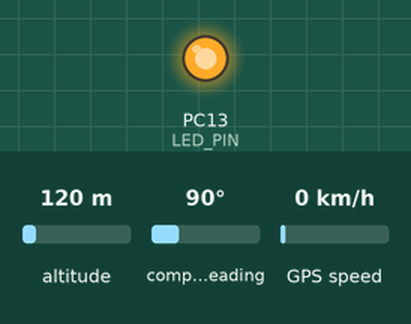
A sketch run on a simulated STM32 Blue Pill. Shown: output pins drawn as LEDs (lit = HIGH). The test bench sets the inputs (shaded band); at power-on: altitude 120 m, compass heading 90°, GPS speed 0 km/h. The GPS gets a fix after 3 s at 37.7749, -122.4194 with 8 satellites.

Above: at 0.1 s.
At 3.1 s:
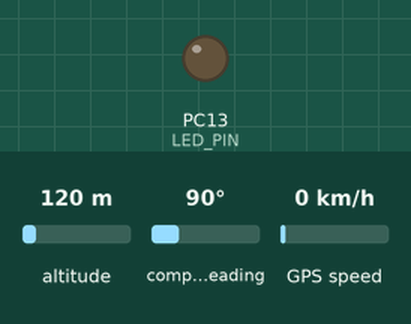
Timing chart, 0 to 4.6 s (numbered marks = the images above):
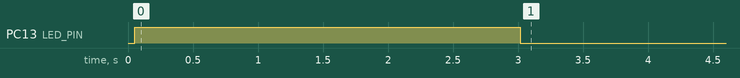

The sketch:

UartToI2c.ino
```cpp
#include <TinyGPSPlus.h>
#include <Wire.h>
#include "uniondef.h"

#define Address 0x03
#define GpsBAUD 57600
#define LED_PIN PC13

HardwareSerial gpsSerial(PA3, PA2);
HardwareSerial debugUART(PA12, PA11);

byte dat[128] = {0};
uint8_t reg_to_read = 0;
TinyGPSPlus gps;
uint32Union_t x;

unsigned long start_time;
unsigned long updateTime;
unsigned long current_time;

void setup()
{
  debugUART.begin(57600);
  gpsSerial.begin(GpsBAUD);
  pinMode(LED_PIN, OUTPUT);
  Wire.setSDA(PB7);
  Wire.setSCL(PB6);
  Wire.begin(Address);
  Wire.onReceive(receiveEvent);
  Wire.onRequest(requestEvent);

  updateTime = 50; // after 10 ms trigger the event
  current_time = millis();
  start_time = current_time;
}

void loop()
{
  while (gpsSerial.available() > 0)
  {
    if (gps.encode(gpsSerial.read()))
    {
    }
  }

  current_time = millis(); // update the timer every cycle

  if (current_time - start_time >= updateTime)
  {
    start_time = current_time; // reset the timer
    hasFix();
    updateDataBuffer();
    digitalWrite(LED_PIN, !hasFix());// Inverse logic to turn LED on. False turns LED on
  }
}

void receiveEvent(int bytes)
{
  byte recieved[bytes];
  int i = 0;
  while (0 < Wire.available())
  { // Read all bytes
    recieved[i] = Wire.read();
    i++;
  }
  reg_to_read = recieved[0];
  if (sizeof(recieved) >= 2)
  {
    dat[reg_to_read] = recieved[1]; // Update the reigster with the second byte recieved, disgard all other data
  }
}

void requestEvent()
{
  for (int i = reg_to_read; i < sizeof(dat); i++)
  {
    if (i >= sizeof(dat))
    {
      Wire.write(0x00);
    }
    else
    {
      Wire.write(dat[i]);
    }
  }
}

void updateDataBuffer()
{
  dat[0] = 0b00000000; // Reserved for GPS baud rate functionality
  dat[1] = 0b00000000; // Reserved for status information

  doubleUnion_t lat;
  lat.value = gps.location.lat();
  loadBytes(lat.bytes, 2); // bytes 2 - 5

  doubleUnion_t lng;
  lat.value = gps.location.lng();
  loadBytes(lng.bytes, 6); // bytes 6 - 9

  doubleUnion_t alt;
  alt.value = gps.altitude.meters();
  loadBytes(alt.bytes, 10); // bytes 10-13

  doubleUnion_t course;
  course.value = gps.course.deg();
  loadBytes(course.bytes, 14); // bytes 14-17

  uint32Union_t sat;
  sat.value = gps.satellites.value(); // No
  dat[18] = sat.bytes[0];             // No need to send all four bytes, satellites will never be greater than 128

  int32Union_t hdop;
  hdop.value = gps.hdop.value();
  loadBytes(hdop.bytes, 19); // 19 - 22
}

void loadBytes(byte data_to_load[], int start_byte)
{
  int howMany = sizeof(data_to_load);
  int end_byte = start_byte + howMany - 1;
  int j = 0;
  for (int i = start_byte; i <= end_byte; i++)
  {
    dat[i] = data_to_load[j];
    j++;
  }
}
/*
void setIthBit(byte test, int bit){
  byte compare = (0b10000000 >> bit);
  byte temp = test | compare;
  test = temp | test;
  debugUART.println(test, BIN);
}
void statusOfIBit(byte test, int bit){
  byte res = (test << bit) & 0b10000000;
  debugUART.print("Res:");
  debugUART.println(res, BIN);
  if (res == 0b10000000){
    debugUART.println("True");
  }else {
    debugUART.println("False");
  }
}
*/
/*
  Can be assumed, if the age of the relevant positions exceed, 1.5s then the GPS has lost fix and is no longer active
*/
bool hasFix()
{
  uint32_t locationAge = gps.location.age();
  uint32_t altAge = gps.altitude.age();
  uint32_t satellitesAge = gps.satellites.age();
  uint32_t speedAge = gps.speed.age();
  uint32_t courseAge = gps.course.age();
  if (locationAge > 1500 | altAge > 1500 | satellitesAge > 1500 | speedAge > 1500 | courseAge > 1500)
  {
    return false;
  }
  else
  {
    return true;
  }
}
```

uniondef.h
```cpp
#ifndef Union_Def
#define Union_Def

typedef union
{
  uint32_t value;
  uint8_t bytes[4];
} uint32Union_t;

typedef union
{
  int32_t value;
  uint8_t bytes[4];
} int32Union_t;

typedef union
{
  double value;
  uint8_t bytes[4];
} doubleUnion_t;

#endif
```

Measured:
- by itself, PC13 (LED_PIN): LOW → HIGH at 0.05 s, → LOW 3.0 s later
